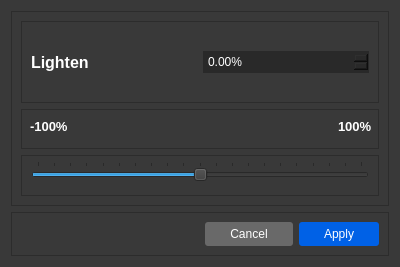
<?xml version="1.0" encoding="UTF-8"?>
<ui version="4.0">
 <class>LightenPopup</class>
 <widget class="QWidget" name="LightenPopup">
  <property name="geometry">
   <rect>
    <x>0</x>
    <y>0</y>
    <width>400</width>
    <height>267</height>
   </rect>
  </property>
  <property name="windowTitle">
   <string>Form</string>
  </property>
  <property name="styleSheet">
   <string notr="true">background-color: rgb(57,57, 57);
</string>
  </property>
  <layout class="QVBoxLayout" name="verticalLayout">
   <item>
    <widget class="QFrame" name="frame_2">
     <property name="frameShape">
      <enum>QFrame::StyledPanel</enum>
     </property>
     <property name="frameShadow">
      <enum>QFrame::Raised</enum>
     </property>
     <layout class="QVBoxLayout" name="verticalLayout_2" stretch="2,1,1">
      <item>
       <widget class="QFrame" name="frame_3">
        <property name="frameShape">
         <enum>QFrame::StyledPanel</enum>
        </property>
        <property name="frameShadow">
         <enum>QFrame::Raised</enum>
        </property>
        <layout class="QHBoxLayout" name="horizontalLayout_2" stretch="0,0">
         <item>
          <widget class="QLabel" name="label">
           <property name="font">
            <font>
             <pointsize>12</pointsize>
             <bold>true</bold>
            </font>
           </property>
           <property name="styleSheet">
            <string notr="true">color: #FFF;
font-weight: bold;</string>
           </property>
           <property name="text">
            <string>Lighten</string>
           </property>
          </widget>
         </item>
         <item>
          <widget class="QDoubleSpinBox" name="LightenInput">
           <property name="styleSheet">
            <string notr="true">color: #FFF;
background-color: rgb(41, 41, 41);
border: none;
padding: 3px;
</string>
           </property>
           <property name="suffix">
            <string>%</string>
           </property>
           <property name="minimum">
            <double>-100.000000000000000</double>
           </property>
           <property name="maximum">
            <double>100.000000000000000</double>
           </property>
           <property name="singleStep">
            <double>0.050000000000000</double>
           </property>
           <property name="value">
            <double>0.000000000000000</double>
           </property>
          </widget>
         </item>
        </layout>
       </widget>
      </item>
      <item>
       <widget class="QFrame" name="frame_5">
        <property name="frameShape">
         <enum>QFrame::StyledPanel</enum>
        </property>
        <property name="frameShadow">
         <enum>QFrame::Raised</enum>
        </property>
        <layout class="QHBoxLayout" name="horizontalLayout_4">
         <property name="leftMargin">
          <number>8</number>
         </property>
         <property name="topMargin">
          <number>0</number>
         </property>
         <property name="rightMargin">
          <number>6</number>
         </property>
         <property name="bottomMargin">
          <number>6</number>
         </property>
         <item>
          <widget class="QLabel" name="label_2">
           <property name="font">
            <font>
             <pointsize>10</pointsize>
             <bold>true</bold>
            </font>
           </property>
           <property name="styleSheet">
            <string notr="true">color: white;</string>
           </property>
           <property name="text">
            <string>-100%</string>
           </property>
          </widget>
         </item>
         <item>
          <spacer name="horizontalSpacer_2">
           <property name="orientation">
            <enum>Qt::Horizontal</enum>
           </property>
           <property name="sizeHint" stdset="0">
            <size>
             <width>40</width>
             <height>20</height>
            </size>
           </property>
          </spacer>
         </item>
         <item>
          <widget class="QLabel" name="label_3">
           <property name="font">
            <font>
             <pointsize>10</pointsize>
             <bold>true</bold>
            </font>
           </property>
           <property name="styleSheet">
            <string notr="true">color: white;</string>
           </property>
           <property name="text">
            <string>100%</string>
           </property>
          </widget>
         </item>
        </layout>
       </widget>
      </item>
      <item>
       <widget class="QFrame" name="frame_4">
        <property name="frameShape">
         <enum>QFrame::StyledPanel</enum>
        </property>
        <property name="frameShadow">
         <enum>QFrame::Raised</enum>
        </property>
        <layout class="QHBoxLayout" name="horizontalLayout_3" stretch="0">
         <property name="spacing">
          <number>3</number>
         </property>
         <property name="topMargin">
          <number>0</number>
         </property>
         <item>
          <widget class="QSlider" name="lightenSlider">
           <property name="maximum">
            <number>100</number>
           </property>
           <property name="singleStep">
            <number>1</number>
           </property>
           <property name="value">
            <number>50</number>
           </property>
           <property name="orientation">
            <enum>Qt::Horizontal</enum>
           </property>
           <property name="tickPosition">
            <enum>QSlider::TicksAbove</enum>
           </property>
           <property name="tickInterval">
            <number>5</number>
           </property>
          </widget>
         </item>
        </layout>
       </widget>
      </item>
     </layout>
    </widget>
   </item>
   <item>
    <widget class="QFrame" name="frame">
     <property name="frameShape">
      <enum>QFrame::StyledPanel</enum>
     </property>
     <property name="frameShadow">
      <enum>QFrame::Raised</enum>
     </property>
     <layout class="QHBoxLayout" name="horizontalLayout" stretch="0,0,0">
      <item>
       <spacer name="horizontalSpacer">
        <property name="orientation">
         <enum>Qt::Horizontal</enum>
        </property>
        <property name="sizeHint" stdset="0">
         <size>
          <width>40</width>
          <height>20</height>
         </size>
        </property>
       </spacer>
      </item>
      <item>
       <widget class="QPushButton" name="CancelButton">
        <property name="styleSheet">
         <string notr="true">color: #FFF;
background-color: rgb(105, 105, 105);
border-radius: 3px;
border: none;
padding: 5px 25px;
</string>
        </property>
        <property name="text">
         <string>Cancel</string>
        </property>
       </widget>
      </item>
      <item>
       <widget class="QPushButton" name="ApplyButton">
        <property name="styleSheet">
         <string notr="true">background-color: rgb(0, 97, 230);
color: white;
border-radius: 3px;
border: none;
padding: 5px 25px;
</string>
        </property>
        <property name="text">
         <string>Apply</string>
        </property>
       </widget>
      </item>
     </layout>
    </widget>
   </item>
  </layout>
 </widget>
 <resources/>
 <connections/>
</ui>
